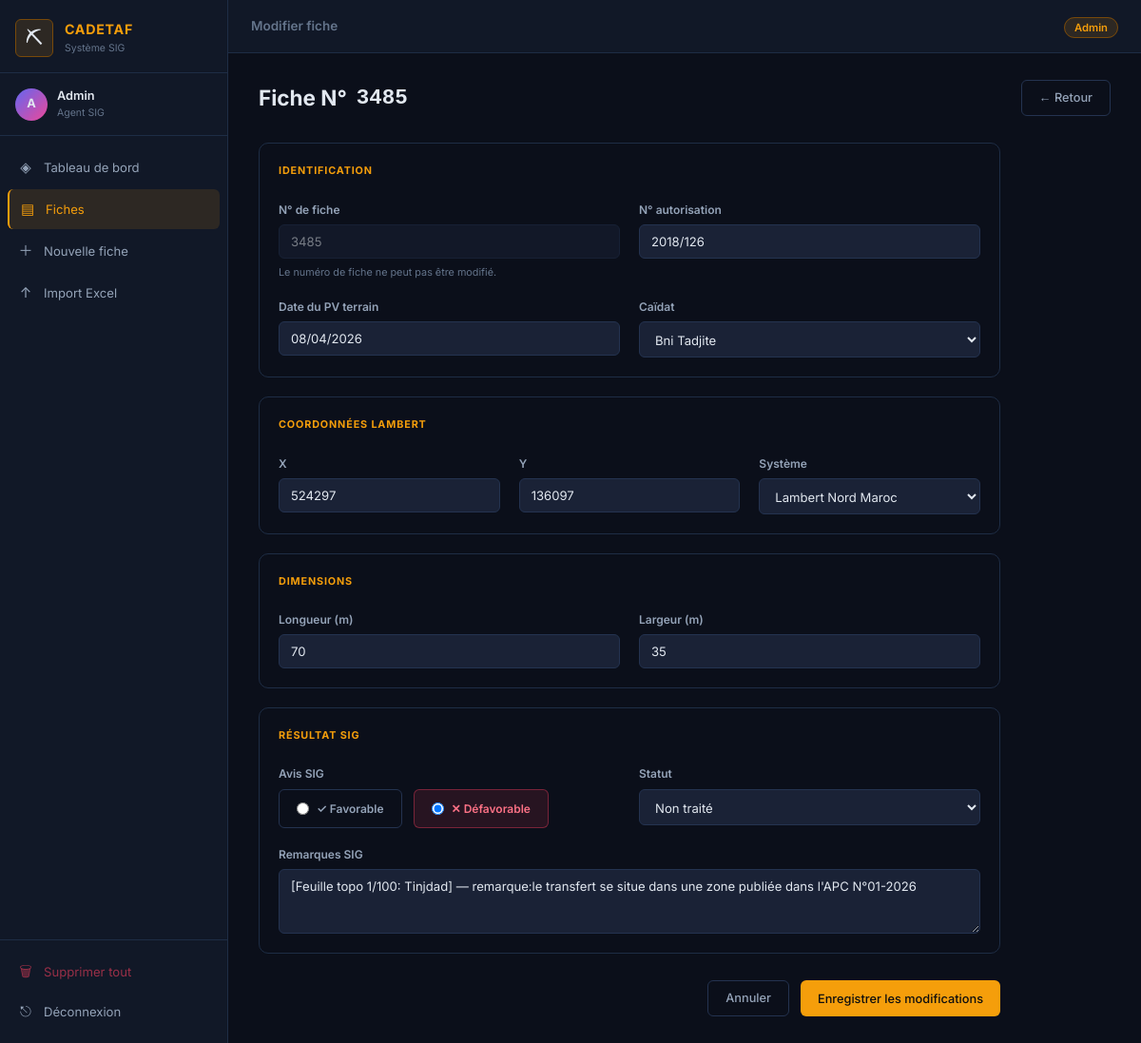
The page /fiches/2102/modifier (signed in) on the database as committed earlier.
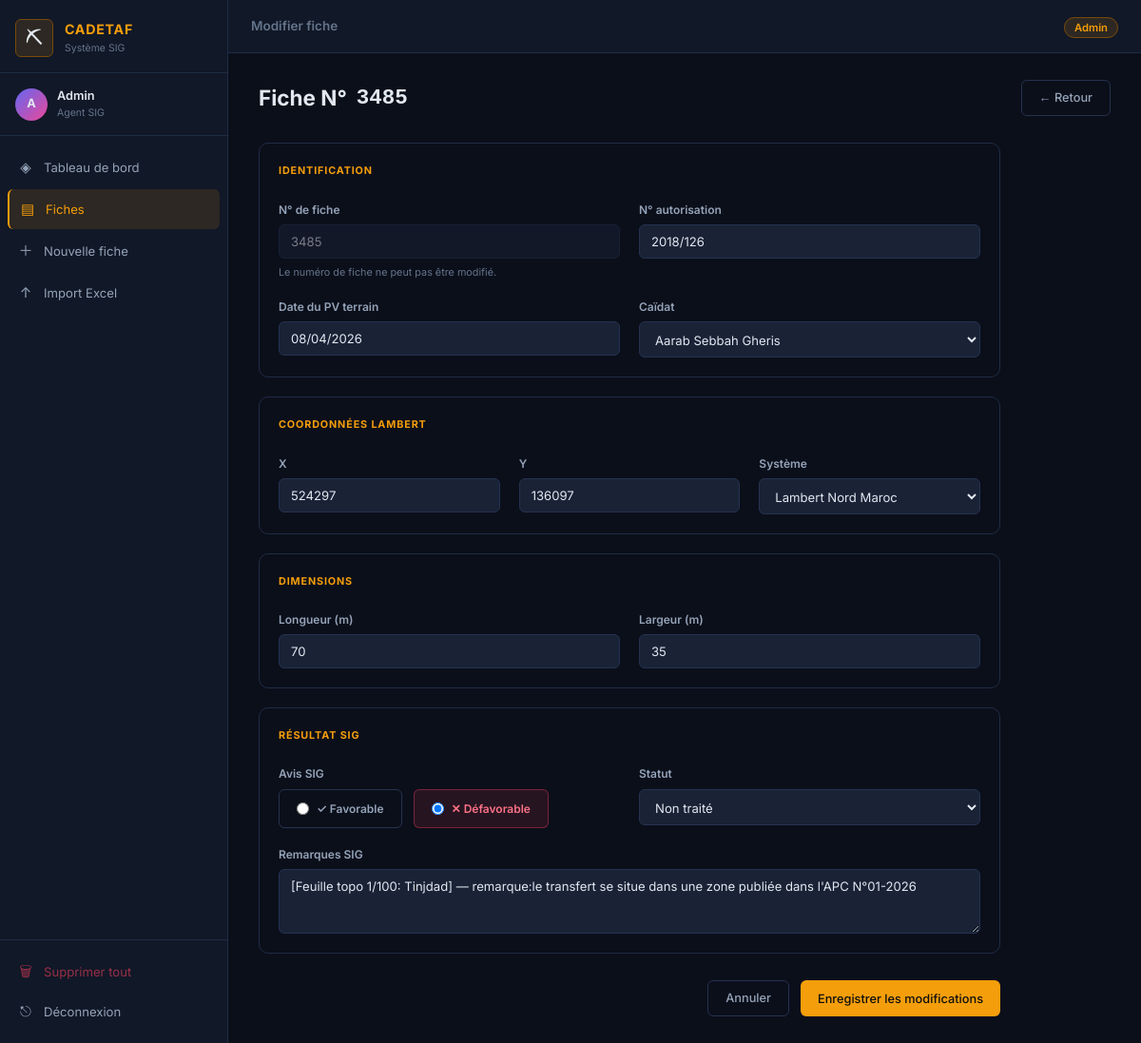
The same page on the database as committed later.
### app.py (models this page shows)
class Fiche(Base):
    __tablename__ = 'fiches'
    id             = Column(Integer, primary_key=True, autoincrement=True)
    fiche_numero   = Column(Integer, unique=True, nullable=False)
    date_pv        = Column(String(20), nullable=False)
    caidat         = Column(String(100), nullable=False)
    n_autorisation = Column(String(50))
    x_coord        = Column(Float)
    y_coord        = Column(Float)
    lambert_zone   = Column(Integer, default=1)
    metrage        = Column(Integer, default=100)
    long_2         = Column(Integer, default=50)
    accord         = Column(String(10), default='non')
    observation    = Column(Text)
    responsable    = Column(String(50))
    date_creation  = Column(DateTime, default=datetime.utcnow)
    status         = Column(SQLAlchemyEnum('traité','en cours','non traité', name='status_enum'), default='non traité')

### app.py (the view, shortened to what this page needs)
@app.route('/fiches/<int:fiche_id>/modifier', methods=['GET','POST'])
@login_required
def modifier_fiche(fiche_id):
    db = SessionLocal()
    f = db.query(Fiche).filter_by(id=fiche_id).first()
    if not f:
        flash('Fiche introuvable.', 'error')
        db.close()
        return redirect(url_for('fiches'))
    fiche_data = fiche_to_dict(f)
    db.close()
    return render_template('modifier_fiche.html',
        fiche=fiche_data, caidats=ALL_CAIDATS, username=session['user'])

### app.py (called while the page is built)
def login_required(f):
    @wraps(f)
    def decorated(*args, **kwargs):
        if 'user' not in session:
            flash('Veuillez vous connecter.', 'error')
            return redirect(url_for('login'))
        return f(*args, **kwargs)
    return decorated

### templates/modifier_fiche.html (shortened to what this page needs)
{% extends "base.html" %}
{% block topbar_title %}Modifier fiche{% endblock %}
{% block content %}
<div class="page-header">
  <h1>Fiche N° <code>{{ fiche.fiche_numero }}</code></h1>
  <a href="{{ url_for('fiches') }}" class="btn btn-outline">← Retour</a>
</div>
<div class="form-card-wrap">
<form method="POST" action="{{ url_for('modifier_fiche', fiche_id=fiche.id) }}" class="form-card">
  <div class="form-section">
    <div class="form-section-title">Identification</div>
    <div class="form-row">
      <div class="field">
        <label>N° de fiche</label>
        <input type="text" value="{{ fiche.fiche_numero }}" disabled class="input-disabled">
        <p class="field-hint">Le numéro de fiche ne peut pas être modifié.</p>
      </div>
      <div class="field">
        <label for="n_autorisation">N° autorisation</label>
        <input type="text" id="n_autorisation" name="n_autorisation" value="{{ fiche.n_autorisation or '' }}">
      </div>
    </div>
    <div class="form-row">
      <div class="field required">
        <label for="date_pv">Date du PV terrain</label>
        <input type="text" id="date_pv" name="date_pv" value="{{ fiche.date_pv }}" required>
      </div>
      <div class="field required">
        <label for="caidat">Caïdat</label>
        <select id="caidat" name="caidat" required>
          {% for c in caidats %}
          <option value="{{ c }}" {% if fiche.caidat==c %}selected{% endif %}>{{ c }}</option>
          {% endfor %}
        </select>
      </div>
    </div>
  </div>
  <div class="form-section">
    <div class="form-section-title">Coordonnées Lambert</div>
    <div class="form-row form-row-3">
      <div class="field">
        <label for="x_coord">X</label>
        <input type="number" id="x_coord" name="x_coord" value="{{ fiche.x_coord|int if fiche.x_coord else '' }}" step="1">
      </div>
      <div class="field">
        <label for="y_coord">Y</label>
        <input type="number" id="y_coord" name="y_coord" value="{{ fiche.y_coord|int if fiche.y_coord else '' }}" step="1">
      </div>
      <div class="field">
        <label for="lambert_zone">Système</label>
        <select id="lambert_zone" name="lambert_zone">
          <option value="1" {% if fiche.lambert_zone==1 %}selected{% endif %}>Lambert Nord Maroc</option>
        </select>
      </div>
    </div>
  </div>
  <div class="form-section">
    <div class="form-section-title">Dimensions</div>
    <div class="form-row">
      <div class="field">
        <label for="metrage">Longueur (m)</label>
        <input type="number" id="metrage" name="metrage" value="{{ fiche.metrage }}">
      </div>
      <div class="field">
        <label for="long_2">Largeur (m)</label>
        <input type="number" id="long_2" name="long_2" value="{{ fiche.long_2 }}">
      </div>
    </div>
  </div>
  <div class="form-section">
    <div class="form-section-title">Résultat SIG</div>
    <div class="form-row">
      <div class="field">
        <label>Avis SIG</label>
        <div class="radio-group">
          <label class="radio-card radio-ok">
            <input type="radio" name="accord" value="oui" {% if fiche.accord=='oui' %}checked{% endif %}> ✓ Favorable
          </label>
          <label class="radio-card radio-nok">
            <input type="radio" name="accord" value="non" {% if fiche.accord=='non' %}checked{% endif %}> ✕ Défavorable
          </label>
        </div>
      </div>
      <div class="field">
        <label for="status">Statut</label>
        <select id="status" name="status">
          <option value="non traité" {% if fiche.status=='non traité' %}selected{% endif %}>Non traité</option>
        </select>
      </div>
    </div>
    <div class="field">
      <label for="observation">Remarques SIG</label>
      <textarea id="observation" name="observation" rows="3">{{ fiche.observation or '' }}</textarea>
    </div>
  </div>
  <div class="form-actions">
    <a href="{{ url_for('fiches') }}" class="btn btn-outline">Annuler</a>
    <button type="submit" class="btn btn-primary">Enregistrer les modifications</button>
  </div>
</form>
</div>
{% endblock %}

Rows that differ between the two databases and show on the page:
changed Fiche "☐ ✓ Favorable": caidat "Bni Tadjite" → (not shown)
Other text that changed with them:
form field caidat: (not shown) → "Aarab Sebbah Gheris"
